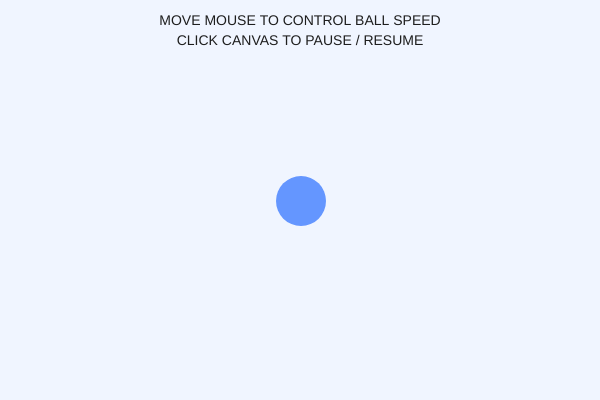
Frame 1 (no input)
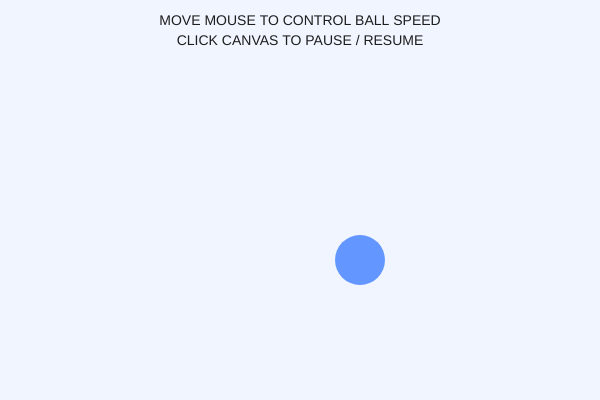
Frame 60 (no input)
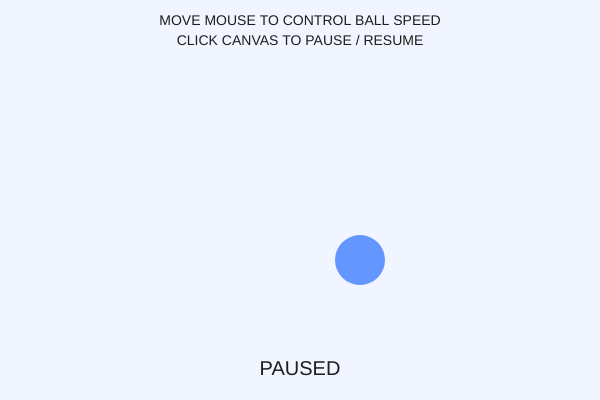
Frame 120 (the mouse pressed at the canvas centre since frame 60)

The p5.js sketch that drew these frames (run headless with seeded random() and noise() and a simulated clock; from frame 60 on, the mouse is pressed at the canvas centre):

// p5.js sketch
// ── sketch.js
let ballX = 300;
let ballY = 200;

let ballSize = 50;

let speedX = 3;
let speedY = 2;

let directionX = 1;
let directionY = 1;

let isPaused = false;

function setup() {
  createCanvas(600, 400);
}

function draw() {
  background(240, 245, 255);

  if (isPaused === false) {
    speedX = map(mouseX, 0, width, 1, 8);
    speedY = map(mouseY, 0, height, 1, 8);

    ballX = ballX + speedX * directionX;
    ballY = ballY + speedY * directionY;

    if (ballX + ballSize / 2 >= width) {
      ballX = width - ballSize / 2;
      directionX = -1;
    }

    if (ballX - ballSize / 2 <= 0) {
      ballX = ballSize / 2;
      directionX = 1;
    }

    if (ballY + ballSize / 2 >= height) {
      ballY = height - ballSize / 2;
      directionY = -1;
    }

    if (ballY - ballSize / 2 <= 0) {
      ballY = ballSize / 2;
      directionY = 1;
    }
  }

  noStroke();
  fill(100, 150, 255);
  circle(ballX, ballY, ballSize);

  fill(30);
  textSize(14);
  textAlign(CENTER);
  text("MOVE MOUSE TO CONTROL BALL SPEED", width / 2, 25);
  text("CLICK CANVAS TO PAUSE / RESUME", width / 2, 45);

  if (isPaused === true) {
    textSize(20);
    text("PAUSED", width / 2, height - 25);
  }
}

function mousePressed() {
  if (mouseX >= 0 && mouseX <= width && mouseY >= 0 && mouseY <= height) {
    isPaused = !isPaused;
  }
}
